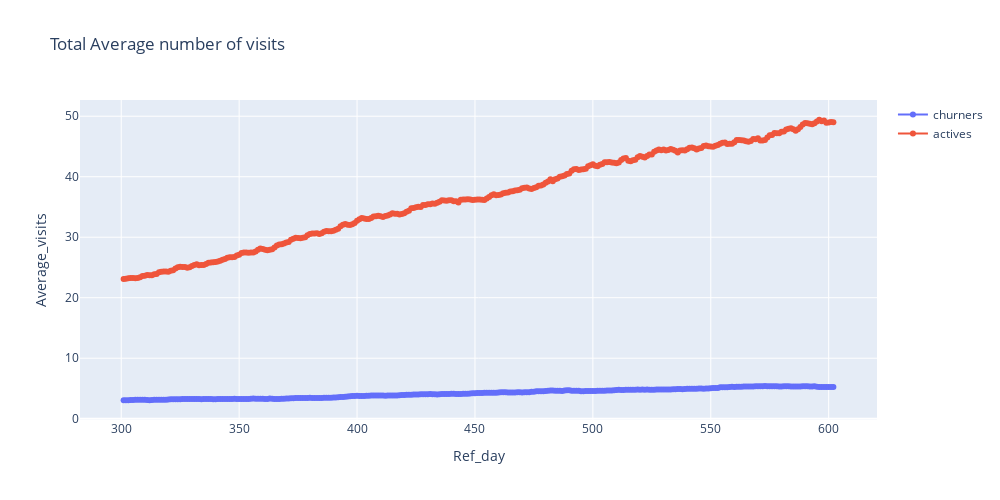

The cell this chart's notebook holds for it:
### Code cell
#plot a line graph of above query
fig=go.Figure()
fig.add_traces(
    [
        go.Scatter(x=avg_visits.ref_day,y=avg_visits.avg_visits_of_churners,mode='lines+markers',name='churners'),
        go.Scatter(x=avg_visits.ref_day,y=avg_visits.avg_visits_of_actives,mode='lines+markers',name='actives')
    ]
)
fig.update_layout(
    width=1000,
    height=500,
    xaxis_title='Ref_day',
    yaxis_title='Average_visits',
    title='Total Average number of visits'
)
fig.show()

### Figure 1 — Plotly figure (JSON) as saved in the notebook; plotly's stock layout.template omitted (floating-point values rounded to 4 significant figures; data arrays with more than 128 entries replaced by an {"elided": "..."} marker saying what was removed)
{"data": [{"mode": "lines+markers", "name": "churners", "type": "scatter", "x": {"elided": "302 int values"}, "y": {"elided": "302 float values"}}, {"mode": "lines+markers", "name": "actives", "type": "scatter", "x": {"elided": "302 int values"}, "y": {"elided": "302 float values"}}], "layout": {"height": 500, "title": {"text": "Total Average number of visits"}, "width": 1000, "xaxis": {"title": {"text": "Ref_day"}}, "yaxis": {"title": {"text": "Average_visits"}}}}
